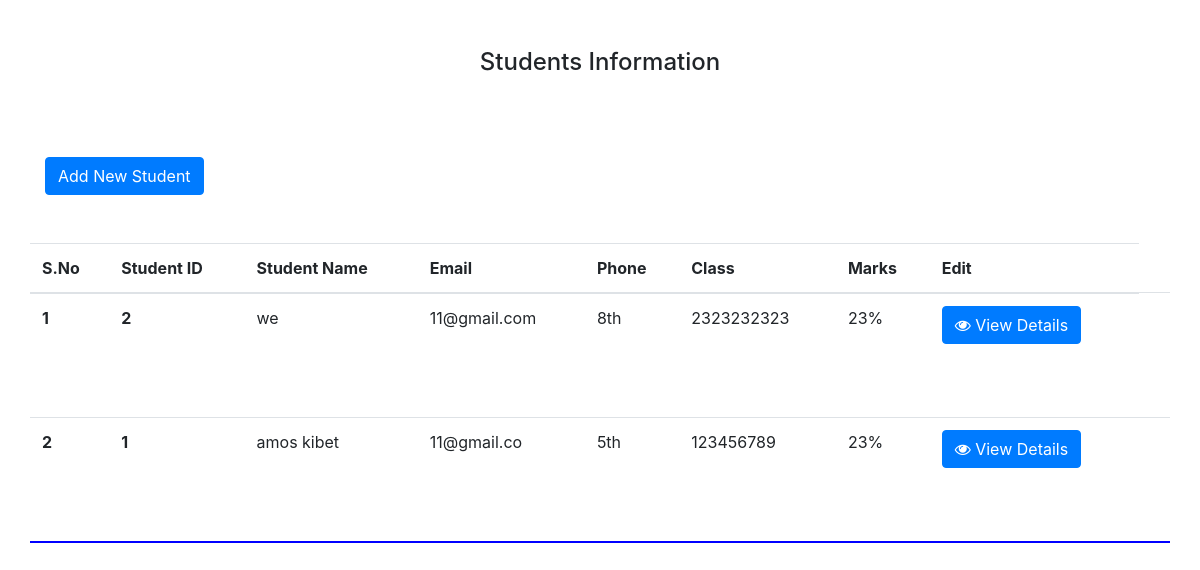
The app's page /, older data.
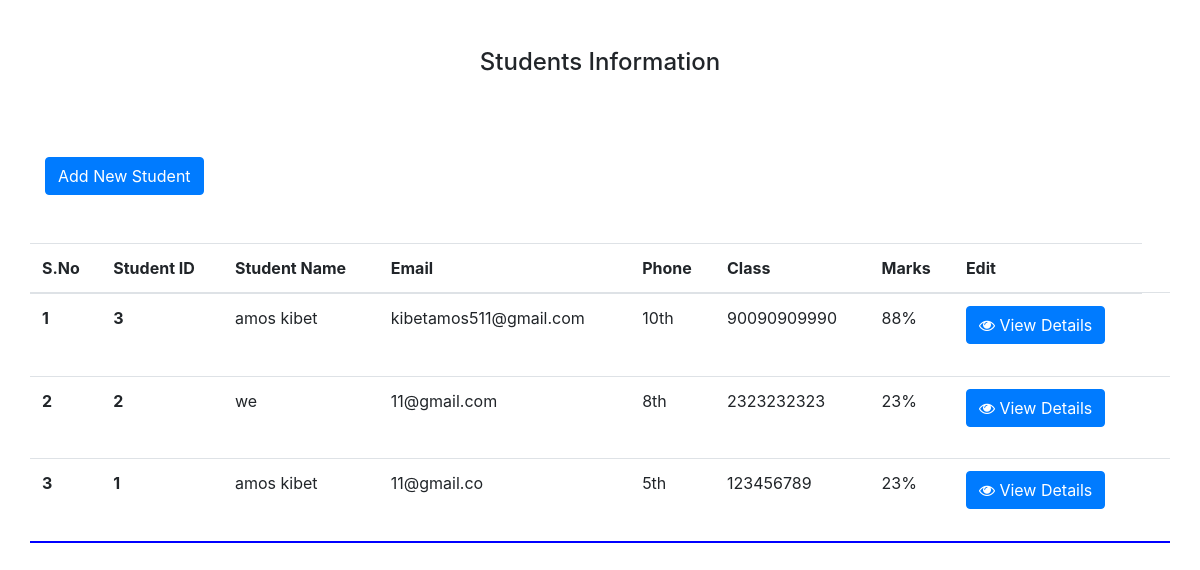
The same page, newer data.
### studentinfo/models.py (models this page shows, shortened)
class student(models.Model):
    classes = [
        ('5th', 'Class 5th'),
        ('6th', 'Class 6th'),
        ('7th', 'Class 7th'),
        ('8th', 'Class 8th'),
        ('9th', 'Class 9th'),
        ('10th', 'Class 10th'),
    ]
    name = models.CharField(max_length=500, verbose_name='Student Name')
    fname = models.CharField(max_length=500, verbose_name='Father Name')
    dob = models.DateField(auto_now_add=False, verbose_name='Date of Birth')
    address = models.CharField(max_length=500)
    city = models.CharField(max_length=50)
    state = models.CharField(max_length=50)
    pin = models.CharField(max_length=500)
    phone = models.IntegerField()
    email = models.EmailField(max_length=254)
    classes = models.CharField(max_length=50, choices=classes)
    marks = models.IntegerField(verbose_name='Percentage')
    enrolled = models.DateTimeField(auto_now_add=True)

### studentinfo/views.py (the view)
# urls.py: path('', views.home, name='home'),
def home(request):
    stu = student.objects.all().order_by('-enrolled')
    paginator = Paginator(stu, 4)
    page = request.GET.get('page')
    try:
        studs = paginator.page(page)
    except PageNotAnInteger:
        studs = paginator.page(1)
    except EmptyPage:
        studs = paginator.page(paginator.num_pages)
    context = {'stu': stu, 'studs': studs}
    return render(request, 'index.html', context)

### templates/index.html (shortened to what this page needs)
{% load static %}
<!doctype html>
<html lang="en">
  <head>
    <link rel="stylesheet" href="https://maxcdn.bootstrapcdn.com/bootstrap/4.0.0/css/bootstrap.min.css">
    <link rel="stylesheet" href="https://cdnjs.cloudflare.com/ajax/libs/font-awesome/4.7.0/css/font-awesome.min.css">
  </head>
  <body>
    <div class="col-lg-12">
    <div class="container">
    <div class="row">
    <div class="col-lg-12">
    <div class="row">
    <div class="col-lg-12 text-center mt-5">
    <h4>Students Information</h4> <br>
    </div>
    <div class="col-lg-6 mt-5 mb-5">
    <a href="{% url 'add' %}" class="btn btn-primary">Add New Student</a>
    </div>
    <div class="col-lg-6"></div>
    </div>
    </div>
    <table class="table table-hover" style="height:300px; overflow-y:scroll; border-bottom:2px blue solid;">
  <thead>
    <tr>
      <th scope="col">S.No</th>
      <th scope="col">Student ID</th>
      <th scope="col">Student Name</th>
      <th scope="col">Email</th>
      <th scope="col">Phone</th>
      <th scope="col">Class</th>
      <th scope="col">Marks</th>
      <th scope="col">Edit</th>
    </tr>
  </thead>
  <tbody>
    {% for i in studs %}
    <tr>
      <th scope="row">{{forloop.counter}}</th>
      <th scope="row">{{i.id}}</th>
      <td>{{i.name}}</td>
      <td>{{i.email}}</td>
      <td>{{i.classes}}</td>
      <td>{{i.phone}}</td>
      <td>{{i.marks}}%</td>
      <td><button type="button" class="btn btn-primary" data-toggle="modal" data-target="#demo{{i.id}}">
<i class="fa fa-eye" aria-hidden="true"></i> View Details
</button></td>
<td>
</td>
    </tr>
    {% endfor %}
  </tbody>
</table>
    </div>
    </div>
    </div>
  </body>
</html>

Row changes from the older to the newer data that the page shows:
added student: id "3", name "amos kibet", email "kibetamos511@gmail.com", classes "10th", phone "90090909990", marks "88"
